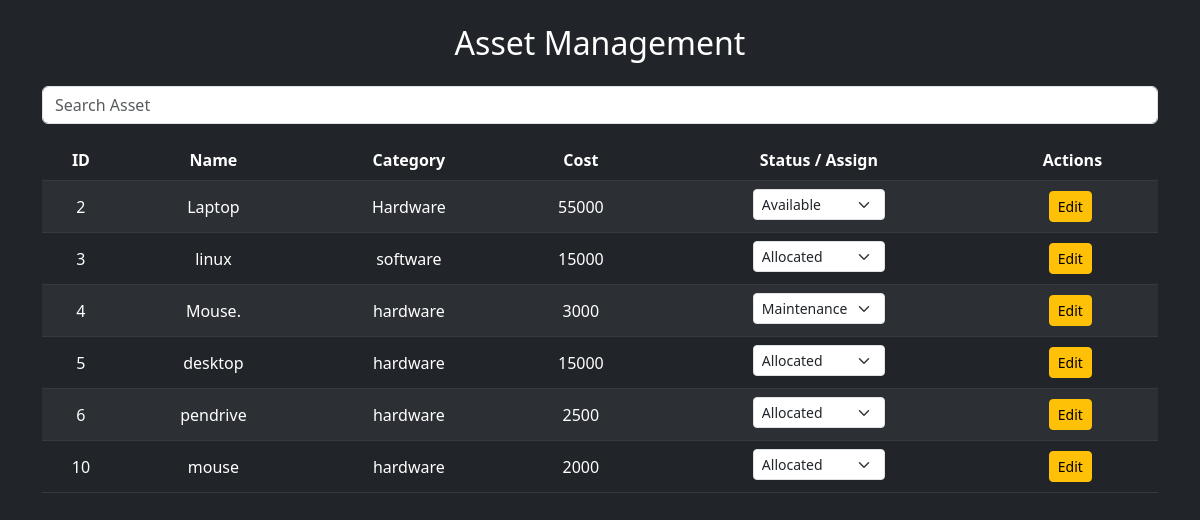
/view, run on the app's committed database.
### tables this page shows
CREATE TABLE assets (
    id INTEGER PRIMARY KEY AUTOINCREMENT,
    name TEXT,
    category TEXT,
    cost INTEGER,
    status TEXT,
    assigned_to TEXT
);

### app.py (the view)
@app.route('/view')
def view():
    con = get_db()
    cur = con.cursor()
    search = request.args.get('search')
    if search:
        cur.execute("SELECT * FROM assets WHERE name LIKE ?", ('%' + search + '%',))
    else:
        cur.execute("SELECT * FROM assets")
    data = cur.fetchall()
    return render_template("view_asset.html", assets=data)

### app.py (called while the page is built)
def get_db():
    return sqlite3.connect("asset.db")

### templates/view_asset.html (shortened to what this page needs)
<!DOCTYPE html>
<html>
<head>
<link href="https://cdn.jsdelivr.net/npm/bootstrap@5.3.0/dist/css/bootstrap.min.css" rel="stylesheet">
</head>
<body class="bg-dark text-white">
<div class="container mt-4">
<h2 class="text-center mb-4">Asset Management</h2>
<form method="GET" action="/view">
    <input class="form-control mb-3" name="search" placeholder="Search Asset">
</form>
<table class="table table-dark table-striped text-center align-middle">
<thead>
<tr>
    <th>ID</th>
    <th>Name</th>
    <th>Category</th>
    <th>Cost</th>
    <th>Status / Assign</th>
    <th>Actions</th>
</tr>
</thead>
<tbody>
{% for a in assets %}
<tr>
    <td>{{a[0]}}</td>
    <td>{{a[1]}}</td>
    <td>{{a[2]}}</td>
    <td>{{a[3]}}</td>
    <td>
        <form action="/update/{{a[0]}}" method="POST" class="d-flex justify-content-center gap-2 mb-1">
            <select name="status" class="form-select form-select-sm w-auto">
                <option {% if a[4]=='Available' %}selected{% endif %}>Available</option>
                <option {% if a[4]=='Allocated' %}selected{% endif %}>Allocated</option>
                <option {% if a[4]=='Maintenance' %}selected{% endif %}>Maintenance</option>
            </select>
        </form>
    </td>
    <td>
        <a class="btn btn-warning btn-sm me-1" href="/edit/{{a[0]}}">Edit</a>
    </td>
</tr>
{% endfor %}
</tbody>
</table>
</div>
</body>
</html>

### data on the page
assets: id "2", name "Laptop", category "Hardware", cost "55000", status "Available"
assets: id "3", name "linux", category "software", cost "15000", status "Allocated"
assets: id "4", name "Mouse.", category "hardware", cost "3000", status "Maintenance"
assets: id "5", name "desktop", category "hardware", cost "15000", status "Allocated"
assets: id "6", name "pendrive", category "hardware", cost "2500", status "Allocated"
assets: id "10", name "mouse", category "hardware", cost "2000", status "Allocated"
